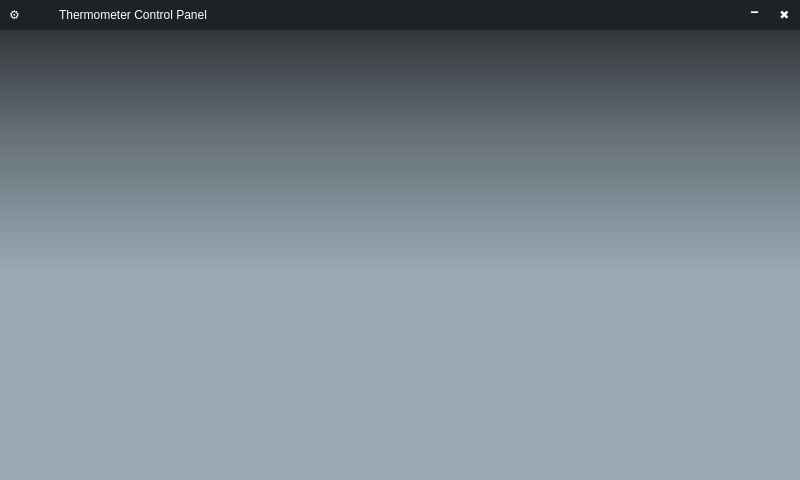
<?xml version="1.0" encoding="UTF-8"?>
<ui version="4.0">
 <class>MainWindow</class>
 <widget class="QMainWindow" name="MainWindow">
  <property name="geometry">
   <rect>
    <x>0</x>
    <y>0</y>
    <width>800</width>
    <height>480</height>
   </rect>
  </property>
  <property name="windowTitle">
   <string>Thermometer Control Panel</string>
  </property>
  <widget class="QWidget" name="centralwidget">
   <widget class="QWidget" name="background" native="true">
    <property name="geometry">
     <rect>
      <x>0</x>
      <y>0</y>
      <width>801</width>
      <height>481</height>
     </rect>
    </property>
    <property name="styleSheet">
     <string notr="true">background-color: qlineargradient(spread:pad, x1:0, y1:1, x2:0, y2:0, stop:0 rgba(153, 170, 181, 255), stop:0.431818 rgba(153, 170, 181, 255), stop:0.727273 rgba(100, 110, 117, 255), stop:0.965909 rgba(44, 47, 51, 255), stop:1 rgba(35, 39, 42, 255));</string>
    </property>
    <widget class="QWidget" name="window_frame" native="true">
     <property name="geometry">
      <rect>
       <x>-1</x>
       <y>-1</y>
       <width>801</width>
       <height>31</height>
      </rect>
     </property>
     <property name="mouseTracking">
      <bool>true</bool>
     </property>
     <property name="styleSheet">
      <string notr="true">background-color: rgb(30, 34, 36);</string>
     </property>
     <widget class="QPushButton" name="exit_button">
      <property name="enabled">
       <bool>true</bool>
      </property>
      <property name="geometry">
       <rect>
        <x>770</x>
        <y>0</y>
        <width>31</width>
        <height>31</height>
       </rect>
      </property>
      <property name="mouseTracking">
       <bool>false</bool>
      </property>
      <property name="styleSheet">
       <string notr="true">QPushButton#exit_button{
	font: 14pt &quot;Segoe UI Symbol&quot;;
	color: rgb(255, 255, 255);
	background-color: rgb(30, 34, 36);
	border-style: outset;
}

QPushButton:hover#exit_button{
	font: 14pt &quot;Segoe UI Symbol&quot;;
	color: rgb(30,34,36);
	background-color: rgb(246, 246, 246);
	border-style: solid;
	border-width: 3px;
	border-color: rgb(30, 34, 36);
	margin-top: 1px
}

QPushButton:pressed#exit_button{
	font: 14pt &quot;Segoe UI Symbol&quot;;
	color: rgb(30,34,36);
	background-color: rgb(153, 170, 181);
	border-style: solid;
	border-width: 3px;
	border-color: rgb(30, 34, 36);
	margin-top: 1px
}</string>
      </property>
      <property name="text">
       <string>✖</string>
      </property>
     </widget>
     <widget class="QPushButton" name="minimize_button">
      <property name="geometry">
       <rect>
        <x>740</x>
        <y>0</y>
        <width>31</width>
        <height>31</height>
       </rect>
      </property>
      <property name="styleSheet">
       <string notr="true">QPushButton#minimize_button{
	font: 14pt &quot;Segoe UI Symbol&quot;;
	color: rgb(255, 255, 255);
	background-color: rgb(30, 34, 36);
	border-style: outset;
	padding-bottom: 5px;
}

QPushButton:hover#minimize_button{
	font: 14pt &quot;Segoe UI Symbol&quot;;
	color: rgb(30,34,36);
	background-color: rgb(246, 246, 246);
	border-style: solid;
	border-width: 3px;
	border-color: rgb(30, 34, 36);
	margin-top: 1px
}

QPushButton:pressed#minimize_button{
	font: 14pt &quot;Segoe UI Symbol&quot;;
	color: rgb(30,34,36);
	background-color: rgb(153, 170, 181);
	border-style: solid;
	border-width: 3px;
	border-color: rgb(30, 34, 36);
	margin-top: 1px
}</string>
      </property>
      <property name="text">
       <string>🗕</string>
      </property>
     </widget>
     <widget class="QLabel" name="program_label">
      <property name="geometry">
       <rect>
        <x>60</x>
        <y>0</y>
        <width>261</width>
        <height>31</height>
       </rect>
      </property>
      <property name="styleSheet">
       <string notr="true">font: 87 14pt &quot;Segoe UI Black&quot;;
color: rgb(255, 255, 255);
background-color: rgb(30, 34, 36);</string>
      </property>
      <property name="text">
       <string>Thermometer Control Panel</string>
      </property>
     </widget>
     <widget class="QPushButton" name="settings_button">
      <property name="geometry">
       <rect>
        <x>0</x>
        <y>0</y>
        <width>31</width>
        <height>31</height>
       </rect>
      </property>
      <property name="styleSheet">
       <string notr="true">QPushButton#settings_button{
	font: 14pt &quot;Segoe UI Symbol&quot;;
	color: rgb(255, 255, 255);
	background-color: rgb(30, 34, 36);
	border-style: outset;
}

QPushButton:hover#settings_button{
	font: bold 14pt &quot;Segoe UI Symbol&quot;;
	color: rgb(30,34,36);
	background-color: rgb(246, 246, 246);
	border-style: solid;
	border-width: 3px;
	border-color: rgb(30, 34, 36);
	margin-top: 1px;
	margin-left:1px;
	padding-right: 1px;
}

QPushButton:pressed#settings_button{
	font: bold 14pt &quot;Segoe UI Symbol&quot;;
	color: rgb(30,34,36);
	background-color: rgb(153, 170, 181);
	border-style: solid;
	border-width: 3px;
	border-color: rgb(30, 34, 36);
	margin-top: 1px;
	margin-left:1px;
	padding-right: 1px;
}</string>
      </property>
      <property name="text">
       <string>⚙</string>
      </property>
     </widget>
    </widget>
   </widget>
  </widget>
 </widget>
 <resources/>
 <connections/>
</ui>
